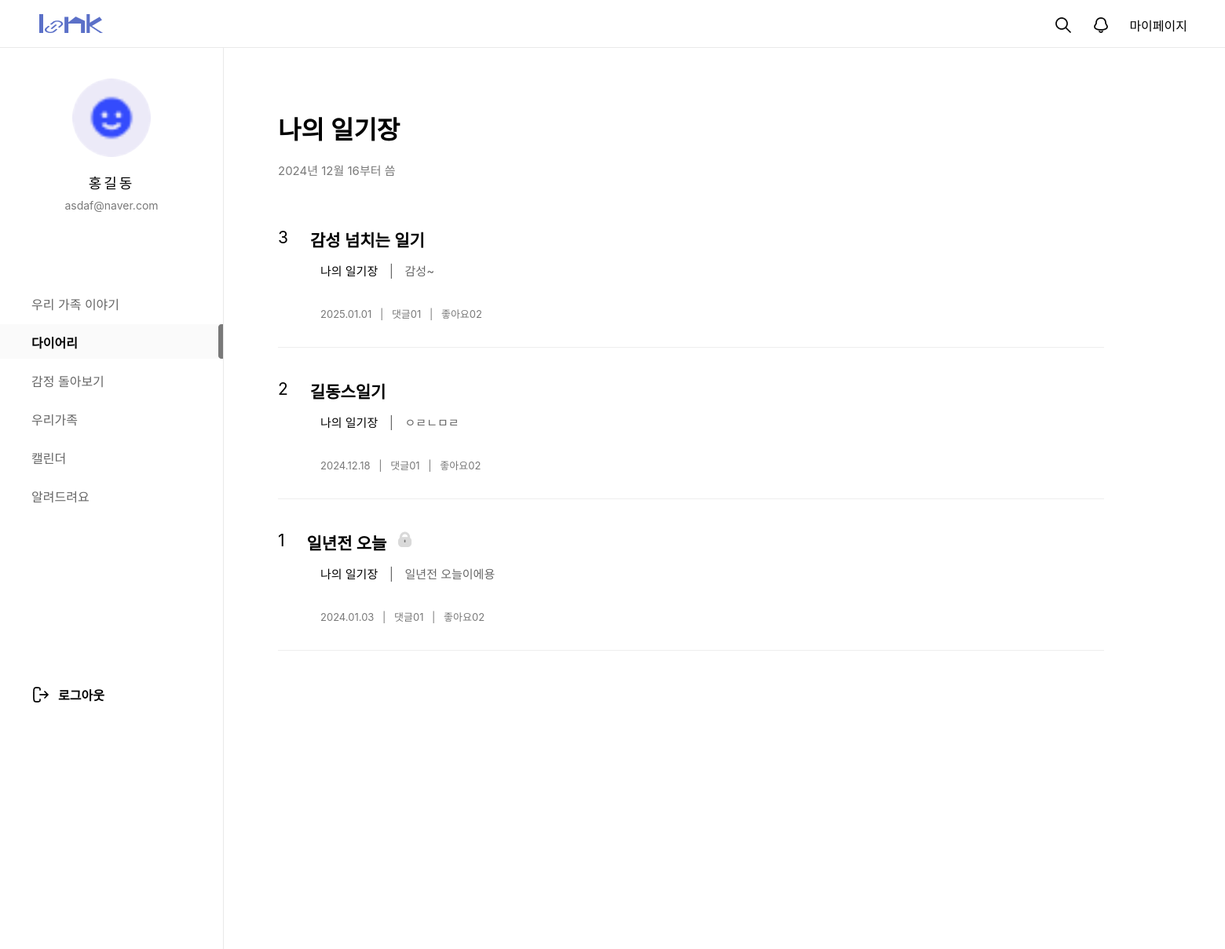
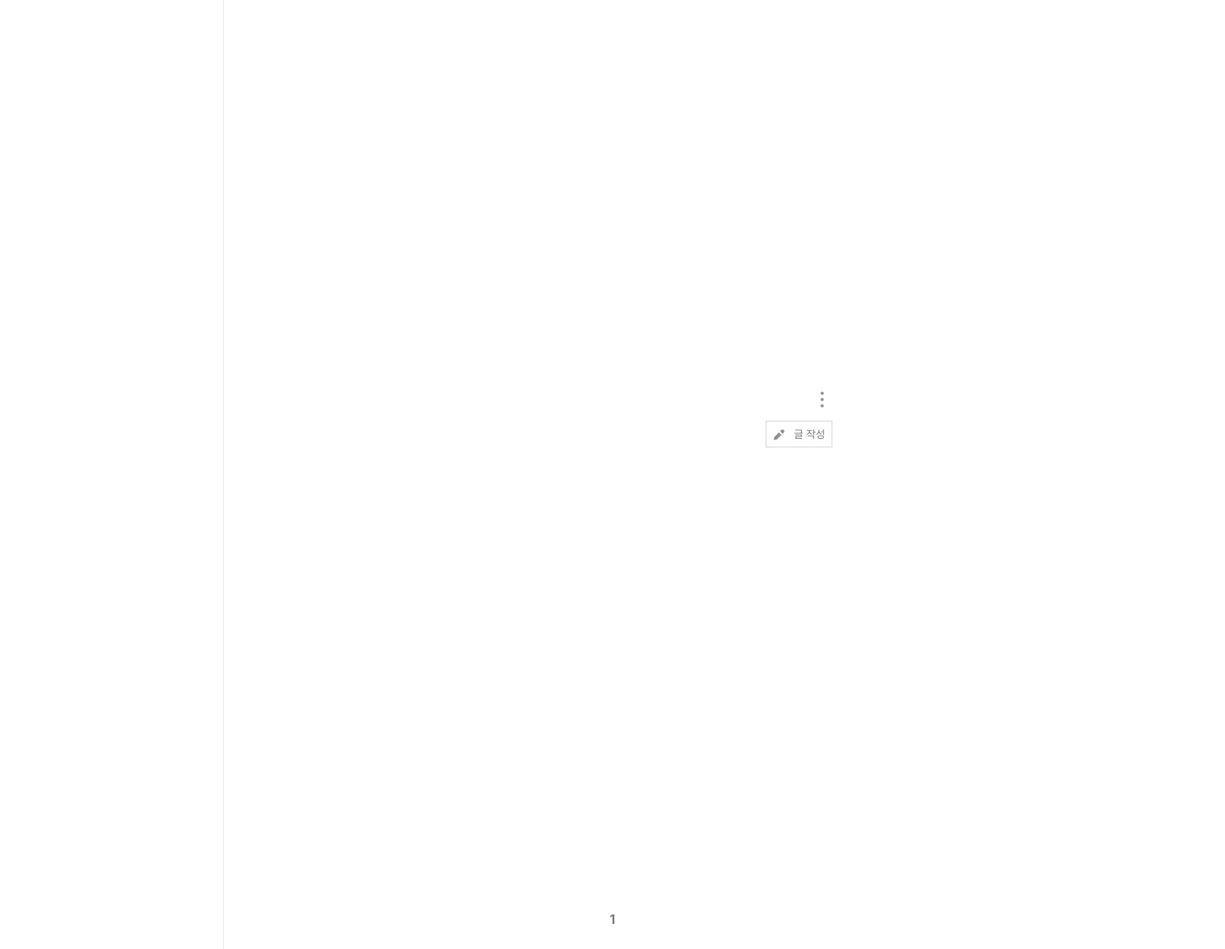
Screenshot of /diary/MdiaryList/ (signed in) with the database file from the repository (2 pictures, top to bottom).
### mypage/models.py (models this page shows, shortened)
class Img(models.Model):
  id = models.CharField(max_length=50, primary_key=True)  # 고유한 ID
  img = models.ImageField(upload_to='images/', null=True, blank=True, default='../static/images/calendar1/default_profile.png')  # 디폴트 이미지 설정

### loginpage/models.py (models this page shows, shortened)
class Member(models.Model):
  id = models.CharField(max_length=50,primary_key=True)
  pw = models.CharField(max_length=100)
  name = models.CharField(max_length=100)
  nicName = models.CharField(max_length=100,default='123')
  mail = models.EmailField(max_length=100)
  birthday = models.CharField(max_length=50)
  gender = models.CharField(max_length=10,choices=[('남자', '남자'), ('여자', '여자')])
  mdate = models.DateTimeField(auto_now=True)
  created_group = models.OneToOneField(
        'diary.GroupDiary',  # '앱이름.모델이름' 형식
        on_delete=models.SET_NULL,
        null=True,
        blank=True,
        related_name='creator'
    )
  joined_group = models.ForeignKey(
        'diary.GroupDiary',  # '앱이름.모델이름' 형식
        on_delete=models.SET_NULL,
        null=True,
        blank=True,
        related_name='members'
    )

### diary/models.py (models this page shows, shortened)
class MdiaryBoard(models.Model):
  mno = models.AutoField(primary_key=True)
  id = models.ForeignKey(Member,on_delete=models.DO_NOTHING, null=True)
  mtitle = models.CharField(max_length=1000,default='나의 일기장')
  mdate = models.DateField(auto_now=True)

class Content(models.Model):
  cno = models.AutoField(primary_key=True)
  member = models.ForeignKey(Member,on_delete=models.DO_NOTHING, null=False) # 유저id & 닉네임 가져옴
  ctitle = models.CharField(max_length=1000)
  ccontent = models.TextField(null=True)
  cdate = models.DateTimeField(default=timezone.now)  # 기본값을 오늘 날짜로 설정
  group_diary  = models.ManyToManyField(GroupDiary, blank=True)
  image = models.ImageField(upload_to='diary_images/', blank=True, null=True)  # 이미지
  mdiary = models.ForeignKey(MdiaryBoard, on_delete=models.CASCADE, null=True, blank=True)

### diary/views.py (the view)
# urls.py: path('MdiaryList/', views.MdiaryList, name="MdiaryList"),
def MdiaryList(request):
	session_id = request.session.get('session_id')  # 세션에서 'session_id'를 가져옴
	if not session_id:
			return render(request, 'error.html', {'message': '세션 ID가 존재하지 않습니다.'})
	member = Member.objects.filter(id=session_id).first()
	if not member:
			return render(request, 'error.html', {'message': '사용자 정보가 존재하지 않습니다.'})
	mdiary = MdiaryBoard.objects.filter(id=member).first()  # 사용자와 연결된 MdiaryBoard
	if not mdiary:
		return render(request, 'error.html', {'message': '다이어리 정보가 없습니다.'})
	qs = Content.objects.filter(member=member).select_related('mdiary').order_by("-cdate")
	qb = Img.objects.filter(id=session_id).first()
	npage = request.GET.get('npage', 1)
	paginator = Paginator(qs, 10)
	page_obj = paginator.get_page(npage)
	context = {'content': page_obj.object_list,
						'MdiaryList':page_obj,
						'mdiary':mdiary,
						'qb':qb,
						'info':member,}
	return render(request, 'MdiaryList.html', context)

### diary/templates/MdiaryList.html (shortened to what this page needs)
{% load static %}
<!DOCTYPE html>
<html lang="ko">
<head>
  <link rel="stylesheet" href="{% static '/css/diary/Mdiary_list.css'%}">
  <link rel="stylesheet" href="{% static '/css/home/main.css'%}">
  <link rel="stylesheet" as="style" crossorigin href="https://cdn.jsdelivr.net/gh/orioncactus/pretendard@v1.3.9/dist/web/variable/pretendardvariable.min.css" />
</head>
</head>
<body>
<div id="top_nav">
  <h1><a href="/main/index/"></a></h1>
  <ul class="top_menu">
    <li><a href="#"><img src="/static/images/home/search_icon.png" alt=""></a></li>
    <li><a href="#"><img src="/static/images/home/bell_off_icon.png" alt=""></a></li>
    <li><a href="/mypage/main/">마이페이지</a></li>
  </ul>
</div>
<div id="gnb">
  <div id="user_profile">
    <div id="pimg">
      <img src="{{ qb.img.url }}" alt="" />
    </div>
    <p id="uName">{{info.name}}</p>
    <p id="uEmail">{{info.mail}}</p>
  </div>
  <nav id="menu">
    <ul>
      <a href="/main/index/"><li class="menu_item">우리 가족 이야기</li></a>
      <a href="/diary/diaryHome/"><li class="menu_item active">다이어리</li></a>
      <a href="/emotion/main/"><li class="menu_item">감정 돌아보기</li></a>
      <a href="/family1/fam/"><li class="menu_item">우리가족</li></a>
      <a href="/calendar1/cal/"><li class="menu_item">캘린더</li></a>
      <a href="/customer/"><li class="menu_item">알려드려요</li></a>
    </ul>
  </nav>
  <div id="logout">
    <a href="/main/logout/"><span>로그아웃</span></a>
  </div>
</div>
<div id="main_area">
  <div id="title_area">
    <p id="infoTit">
      {% if mdiary %}
        {{mdiary.mtitle}}
      {% else %}
        내 다이어리 이름을 설정해 주세요.
      {% endif %}
        <span><div id="modify_del_slide_1">
          <button type="button" id="addBtn">
          <img src="/static/images/customer/addBtn.png" alt="" id="openModal_1" style="cursor: pointer;">
          </button></span>
        <span>
          <button type="button" class="wBtn"><a href="/diary/diaryWrite/"><img id="writeBtn" src="/static/images/diary/writeBtn.png" alt=""></a></button>
        </div></span>
    <p id="dateTit">{{mdiary.mdate|date:"Y년 m월 d부터 씀"}}</p>
  </div>
  <div id="list_area">
    {% if content %}
    {% for c in content %}
    <div class="list_group">
      <a href="/diary/diary_view/{{c.cno}}/?pageNum={{forloop.revcounter}}">
        <div class="wrap_cont">
          {% if c.group_diary.all %}
          <span class="tit_post"><span class="num_txt">{{forloop.revcounter}}</span>{{c.ctitle}}</span>
          {% else %}
          <span class="tit_post"><span class="num_txt">{{forloop.revcounter}}</span>{{c.ctitle}}<span class="img"><img src="/static/images/diary/lock.png" alt=""></span></span>
          {% endif %}
          <p class="desc_cont">
            <span class="diaryTit">{{mdiary.mtitle}}</span><span class="space"> | </span>
            <span class="list_txt">{{c.ccontent}}
            </span>
          </p>
        </div>
        <dl class="list_post_info">
          <dd class="txt_g">
            <span>{{ c.cdate|date:"Y.m.d" }}</span><span class="space"> | </span>
            <span>댓글</span><span>01</span><span class="space"> | </span>
            <span>좋아요</span><span>02</span>
          </dd>
        </dl>
      </a>
    </div>
    {% endfor %}
    {% else %}
    일기를 작성해봅시다!🙌
    {% endif %}
    </div>
  <ul class="page_num">
    {% for page in MdiaryList.paginator.page_range %}
      {% if page == MdiaryList.number %}
        <a href="#"><li class="nowNum"><strong>{{page}}</strong></li></a>
      {% else %}
        <a href="?npage={{page}}"><li class="num"><div>{{page}}</div></li></a>
    {% comment %} <li class="nowNum"><a href="#">1</a></li> {% endcomment %}
      {% endif %}
    {% endfor %}
  </ul>
</body>
</html>

### static/css/diary/Mdiary_list.css (style rules this page uses)
* { margin:0; padding:0; font-family: "Pretendard Variable", Pretendard, -apple-system, BlinkMacSystemFont, system-ui, Roboto, "Helvetica Neue", "Segoe UI", "Apple SD Gothic Neo", "Noto Sans KR", "Malgun Gothic", "Apple Color Emoji", "Segoe UI Emoji", "Segoe UI Symbol", sans-serif; }
a { text-decoration: none; color:inherit }
#main_area { width:1391px; height:2252px; margin-left:284px; padding-top: 110px; padding-left: 70px; }
#title_area { width:1457px; height:140px; }
#infoTit { font-size:32px; font-weight:610; padding-bottom:20px; padding-top:30px; }
#addBtn { border:none; background:none; margin-right:150px; display:flex; padding-left: 860px; }
.wBtn { margin-left:800px; border:none; background: none; }
#writeBtn { margin-right: 500px; margin-top: 15px; }
#modify_del_slide_1, #modify_del_slide_2 { position: relative; position: absolute; right: 0; bottom: 730px; }
#dateTit { font-size:15px; color:#797979; margin-bottom:20px; }
#list_area { width:1457px; height:1989px; }
.list_group { width:1052px; height:193px; padding-top:40px; border-bottom:1px solid #EEEEEE; box-sizing:border-box; }
.wrap_cont { width:1000px; height:76px; }
.diaryTit { font-size:15px; font-weight:400; }
.desc_cont { width:1000px; height:38px; overflow: hidden; text-overflow: ellipsis; display: -webkit-box; -webkit-box-orient: vertical; -webkit-line-clamp:2; padding-top:14px; padding-left:54px; }
.tit_post { display:flex; font-size:21px; font-weight:600; }
.num_txt { font-size:21px; font-weight:400; margin-right:10px; padding-right:18px; }
.img { margin-left:12px; }
.wrap_cont .space { margin:0 10px; color:#666666; }
.list_txt { font-size:15px; font-weight:400; color:#666666; line-height:21px; }
.txt_g { font-size:13px; font-weight:400; color:#797979; padding-top:24px; padding-left:54px; }
.txt_g .space { margin:0 7px; }
.page_num { width:100%; height:38px; display:flex; justify-content:center; list-style-type:none; padding-bottom:113px; }
.page_num li { margin:0 5px; }
.page_num a { display:block; padding:8px 12px; text-decoration:none; color: #797979; border-radius: 4px; transition: background-color 0.3s; }

### static/css/home/main.css (style rules this page uses)
* { margin: 0; padding: 0; font-family: "Pretendard Variable", Pretendard, -apple-system, BlinkMacSystemFont, system-ui, Roboto, "Helvetica Neue", "Segoe UI", "Apple SD Gothic Neo", "Noto Sans KR", "Malgun Gothic", "Apple Color Emoji", "Segoe UI Emoji", "Segoe UI Symbol", sans-serif; }
button { cursor: pointer; }
a { text-decoration: none; color: inherit; cursor: pointer; }
ol, ul { list-style: none; }
#top_nav { width: 100%; height: 60px; background: #fff; border-bottom: 1px solid #E9E9E9; position: fixed; z-index: 1000; }
#gnb { width: 284px; height: 100%; overflow-y: auto; position: fixed; top : 60px; border-right: 1px solid #E9E9E9; background: #fff; }
#user_profile { width: 284px; height: 264px; text-align: center; }
#uName { font-size: 18px; font-weight: 500; letter-spacing: 3px; line-height: 21px; margin-top:23px }
#uEmail { font-size: 14px; font-weight: 400; line-height: 17px; color: #797979; margin-top:9px }
#pimg { width: 100px; height: 100px; border-radius: 100%; overflow: hidden; margin: 40px auto 0; }
#pimg img { width: 100%; height: 100%; object-fit: cover; }
#menu ul { list-style: none; padding-left: 0; margin-bottom: 220px; }
#menu ul li { height: 44px; padding: 11px 0 11px 40px; margin-bottom: 5px; box-sizing: border-box; transition: background-color 0.3s, color 0.3s; }
.menu_item { font-size: 16px; font-weight: 400; color: #666; }
.menu_item.active { font-size: 16px; font-weight: 600; color: #000; background-color: #FAFAFA; background-image: url(../../images/home/menu_bar.png); background-repeat: no-repeat; background-position: right center; }
#logout { font-size: 16px; font-weight: 600; margin-left: 40px; background-image: url(../../images/home/logout_icon.png); background-repeat: no-repeat; background-position: left center; }
#logout span { margin-left: 34px; }
#top_nav>h1 { width: 81px; height: 24px; background: url('../../images/home/logo_sample.png') no-repeat; position: absolute; left:50px; top:18px; }
.top_menu { display: flex; gap: 24px; justify-content: flex-end; margin-right: 48px; padding-top: 20px; box-sizing: border-box; }

### rows the page displays
Img: img (picture)
Member: name "홍길동", mail "asdaf@naver.com"
MdiaryBoard: mtitle "나의 일기장", mdate "2024년 12월 16부터 씀"
Content: ctitle "감성 넘치는 일기", ccontent "감성~", cdate "2025.01.01"
Content: ctitle "길동스일기", ccontent "ㅇㄹㄴㅁㄹ", cdate "2024.12.18"
Content: ctitle "일년전 오늘", ccontent "일년전 오늘이에용", cdate "2024.01.03"

### other values shown
{{ page }} "1"
